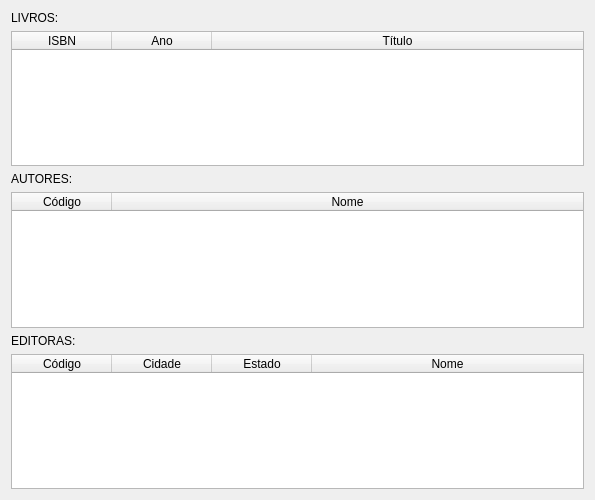
<?xml version="1.0" encoding="UTF-8"?>
<ui version="4.0">
 <class>frmConsultaLivro</class>
 <widget class="QDialog" name="frmConsultaLivro">
  <property name="geometry">
   <rect>
    <x>0</x>
    <y>0</y>
    <width>595</width>
    <height>500</height>
   </rect>
  </property>
  <property name="windowTitle">
   <string>Livro</string>
  </property>
  <layout class="QVBoxLayout" name="verticalLayout">
   <item>
    <widget class="QLabel" name="label">
     <property name="text">
      <string>LIVROS:</string>
     </property>
    </widget>
   </item>
   <item>
    <widget class="QTableWidget" name="tableWidget">
     <property name="editTriggers">
      <set>QAbstractItemView::NoEditTriggers</set>
     </property>
     <property name="selectionBehavior">
      <enum>QAbstractItemView::SelectRows</enum>
     </property>
     <attribute name="horizontalHeaderStretchLastSection">
      <bool>true</bool>
     </attribute>
     <attribute name="verticalHeaderVisible">
      <bool>false</bool>
     </attribute>
     <column>
      <property name="text">
       <string>ISBN</string>
      </property>
     </column>
     <column>
      <property name="text">
       <string>Ano</string>
      </property>
     </column>
     <column>
      <property name="text">
       <string>Título</string>
      </property>
     </column>
    </widget>
   </item>
   <item>
    <widget class="QLabel" name="label_2">
     <property name="text">
      <string>AUTORES:</string>
     </property>
    </widget>
   </item>
   <item>
    <widget class="QTableWidget" name="tableWidgetAutor">
     <property name="editTriggers">
      <set>QAbstractItemView::NoEditTriggers</set>
     </property>
     <property name="selectionBehavior">
      <enum>QAbstractItemView::SelectRows</enum>
     </property>
     <attribute name="horizontalHeaderStretchLastSection">
      <bool>true</bool>
     </attribute>
     <attribute name="verticalHeaderVisible">
      <bool>false</bool>
     </attribute>
     <column>
      <property name="text">
       <string>Código</string>
      </property>
     </column>
     <column>
      <property name="text">
       <string>Nome</string>
      </property>
     </column>
    </widget>
   </item>
   <item>
    <widget class="QLabel" name="label_3">
     <property name="text">
      <string>EDITORAS:</string>
     </property>
    </widget>
   </item>
   <item>
    <widget class="QTableWidget" name="tableWidgetEditora">
     <property name="editTriggers">
      <set>QAbstractItemView::NoEditTriggers</set>
     </property>
     <property name="selectionBehavior">
      <enum>QAbstractItemView::SelectRows</enum>
     </property>
     <attribute name="horizontalHeaderStretchLastSection">
      <bool>true</bool>
     </attribute>
     <attribute name="verticalHeaderVisible">
      <bool>false</bool>
     </attribute>
     <column>
      <property name="text">
       <string>Código</string>
      </property>
     </column>
     <column>
      <property name="text">
       <string>Cidade</string>
      </property>
     </column>
     <column>
      <property name="text">
       <string>Estado</string>
      </property>
     </column>
     <column>
      <property name="text">
       <string>Nome</string>
      </property>
     </column>
    </widget>
   </item>
  </layout>
 </widget>
 <resources/>
 <connections/>
</ui>
